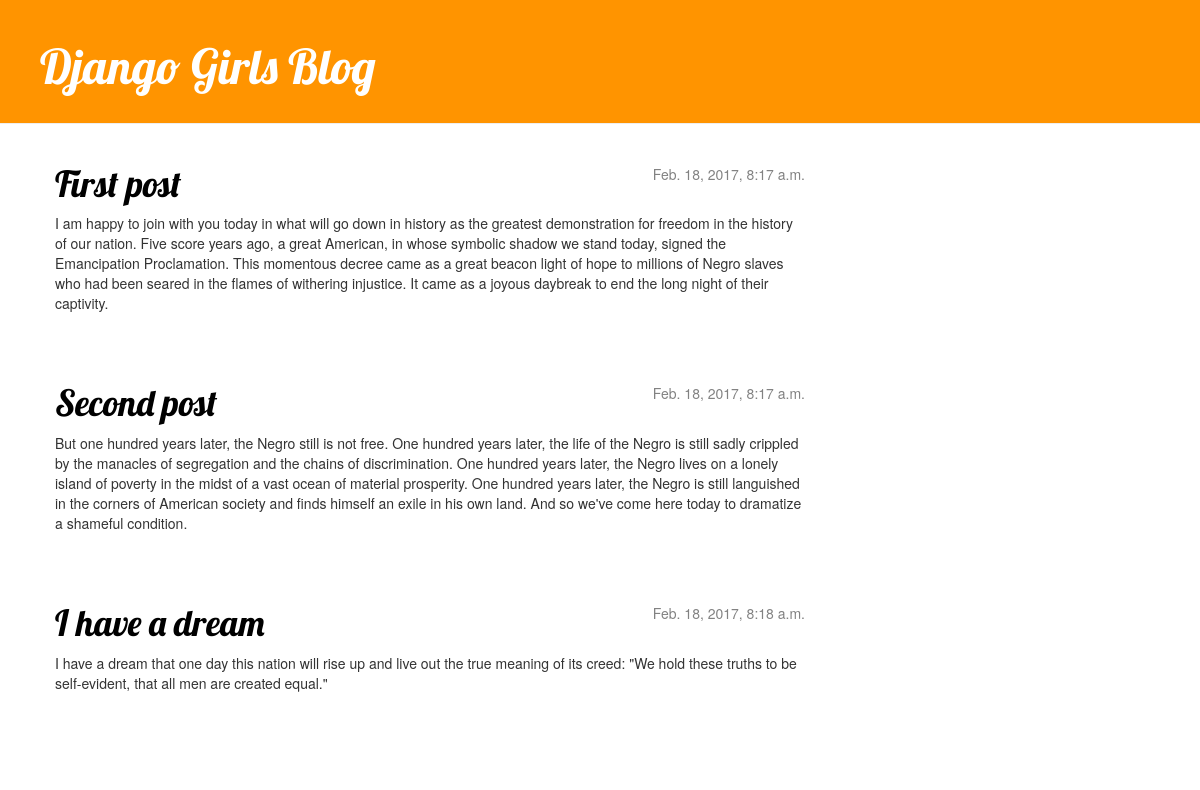
The page / on the database its author committed.
### blog/models.py (models this page shows, shortened)
class Post(models.Model):
    author = models.ForeignKey('auth.User')
    title = models.CharField(max_length=200)
    text = models.TextField()
    created_date = models.DateTimeField(
            default=timezone.now )
    published_date = models.DateTimeField(
            blank=True, null=True )

### blog/views.py (the view)
# urls.py: url(r'^$', views.post_list, name='post_list'),
def post_list(request):
    posts = Post.objects.filter(published_date__lte=timezone.now()).order_by('published_date')
    return render(request, 'blog/post_list.html', {'posts':posts})

### blog/templates/blog/post_list.html
{% extends 'blog/base.html' %}
{% block content %}
    {% for post in posts %}
        <div class="post">
            <div class="date">
                {{ post.published_date }}
            </div>
            <h1><a href="{% url 'post_detail' pk=post.pk %}">{{ post.title }}</a></h1>
            <p>{{ post.text|linebreaksbr }}</p>
        </div>
    {% endfor %}
{% endblock content %}

### blog/templates/blog/base.html (shortened to what this page needs)
{% load staticfiles %}
<html>
    <head>
        <link rel="stylesheet" href="//maxcdn.bootstrapcdn.com/bootstrap/3.2.0/css/bootstrap.min.css">
        <link rel="stylesheet" href="//maxcdn.bootstrapcdn.com/bootstrap/3.2.0/css/bootstrap-theme.min.css">
        <link rel="stylesheet" href="{% static 'css/blog.css' %}"
    </head>
    <body>
        <div class="page-header">
            <h1><a href="/">Django Girls Blog</a></h1>
        </div>
	<div class="content container">
            <div class="row">
                 <div class="col-md-8">
                     {% block content %}
                     {% endblock %}
                 </div>
            </div>
	</div>
    </body>
</html>

### blog/static/css/blog.css (style rules this page uses)
.page-header { background-color: #ff9400; margin-top: 0; padding: 20px 20px 20px 40px; }
.page-header h1, .page-header h1 a, .page-header h1 a:visited, .page-header h1 a:active { color: #ffffff; font-size: 36pt; text-decoration: none; }
.content { margin-left: 40px; }
h1, h2, h3, h4 { font-family: 'Lobster', cursive; }
.date { float: right; color: #828282; }
.post { margin-bottom: 70px; }
.post h1 a, .post h1 a:visited { color: #000000; }

### rows shown on the page
Post: published_date "Feb. 18, 2017, 8:17 a.m.", title "First post", text "I am happy to join with you today in what will go down in history as the greatest demonstration for freedom in the history of our nation. Five score years ago, a great American, in whose symbolic shadow we stand today, signed the Emancipation Proclamation. This momentous decree came as a great beacon light of hope to millions of Negro slaves who had been seared in the flames of withering injustice. It came as a joyous daybreak to end the long night of their captivity."
Post: published_date "Feb. 18, 2017, 8:17 a.m.", title "Second post", text "But one hundred years later, the Negro still is not free. One hundred years later, the life of the Negro is still sadly crippled by the manacles of segregation and the chains of discrimination. One hundred years later, the Negro lives on a lonely island of poverty in the midst of a vast ocean of material prosperity. One hundred years later, the Negro is still languished in the corners of American society and finds himself an exile in his own land. And so we've come here today to dramatize a shameful condition."
Post: published_date "Feb. 18, 2017, 8:18 a.m.", title "I have a dream", text "I have a dream that one day this nation will rise up and live out the true meaning of its creed: \"We hold these truths to be self-evident, that all men are created equal.\""
